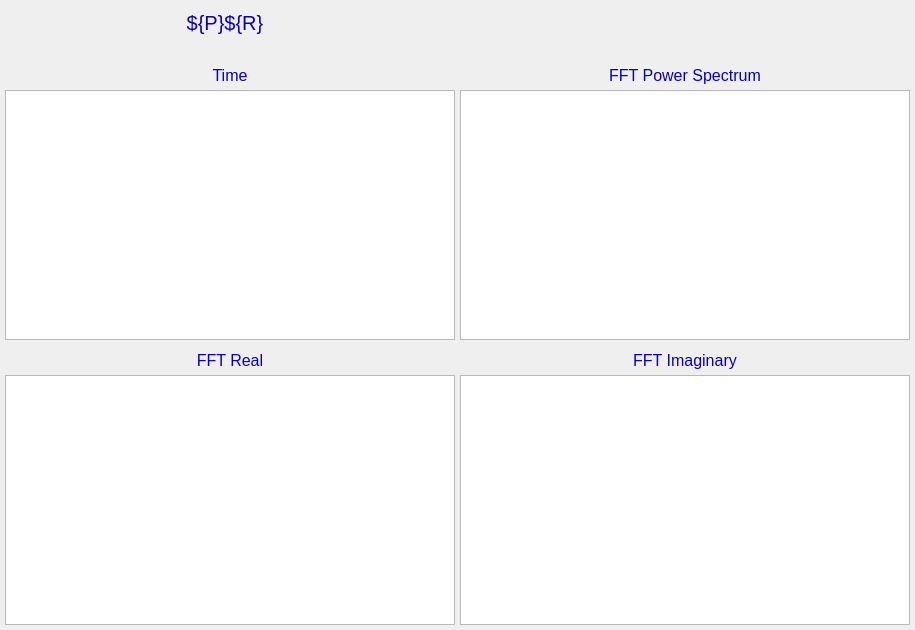
<?xml version="1.0" ?>
<ui version="4.0">
  <class>Dialog</class>
  <widget class="PyDMFrame" name="screen">
    <property name="geometry">
      <rect>
        <x>560</x>
        <y>223</y>
        <width>915</width>
        <height>630</height>
      </rect>
    </property>
    <property name="minimumSize">
      <size>
        <width>915</width>
        <height>630</height>
      </size>
    </property>
    <property name="styleSheet">
      <string notr="true">PyDMFrame#screen {
  color: rgb(0, 0, 0);
  background-color: rgb(187, 187, 187);
  }</string>
    </property>
    <property name="windowTitle">
      <string>NDFFTPlotAll</string>
    </property>
    <layout class="QGridLayout" name="gridLayout" columnstretch="5,185,20,40,20,180,5,5,145,15,130,15,135,10,5" rowstretch="10,25,30,20,5,250,10,20,5,250,5">
      <property name="leftMargin">
        <number>0</number>
      </property>
      <property name="topMargin">
        <number>0</number>
      </property>
      <property name="rightMargin">
        <number>0</number>
      </property>
      <property name="bottomMargin">
        <number>0</number>
      </property>
      <property name="horizontalSpacing">
        <number>0</number>
      </property>
      <property name="verticalSpacing">
        <number>0</number>
      </property>
      <item row="1" column="0" colspan="6">
        <widget class="QLabel" name="text">
          <property name="geometry">
            <rect>
              <x>0</x>
              <y>10</y>
              <width>450</width>
              <height>25</height>
            </rect>
          </property>
          <property name="sizePolicy">
            <sizepolicy hsizetype="Ignored" vsizetype="Ignored">
              <horstretch>0</horstretch>
              <verstretch>0</verstretch>
            </sizepolicy>
          </property>
          <property name="text">
            <string>${P}${R}</string>
          </property>
          <property name="font">
            <font>
              <pointsize>15</pointsize>
            </font>
          </property>
          <property name="brush" stdset="0">
            <brush brushstyle="SolidPattern">
              <color alpha="255">
                <red>10</red>
                <green>0</green>
                <blue>184</blue>
              </color>
            </brush>
          </property>
          <property name="toolTip">
            <string>text</string>
          </property>
          <property name="alignment">
            <set>Qt::AlignCenter</set>
          </property>
          <property name="styleSheet">
            <string notr="true">QLabel#text {
  color: rgb(10, 0, 184);
  }</string>
          </property>
        </widget>
      </item>
      <item row="5" column="1" colspan="6">
        <widget class="PyDMWaveformPlot" name="cartesian_plot">
          <property name="geometry">
            <rect>
              <x>5</x>
              <y>90</y>
              <width>450</width>
              <height>250</height>
            </rect>
          </property>
          <property name="sizePolicy">
            <sizepolicy hsizetype="Ignored" vsizetype="Ignored">
              <horstretch>0</horstretch>
              <verstretch>0</verstretch>
            </sizepolicy>
          </property>
          <property name="toolTip">
            <string>cartesian_plot</string>
          </property>
          <property name="title" stdset="0">
            <string>$(P)$(R)TimeSeries</string>
          </property>
          <property name="xLabels">
            <stringlist>
              <string>Time {s}</string>
            </stringlist>
          </property>
          <property name="yLabels">
            <stringlist>
              <string>${P}${R}TimeSeries</string>
            </stringlist>
          </property>
          <property name="curves" stdset="0">
            <stringlist>
              <string>{&quot;name&quot;: &quot;curve 1&quot;, &quot;x_channel&quot;: &quot;ca://${P}${RTS}TSTimeAxis&quot;, &quot;y_channel&quot;: &quot;ca://${P}${R}FFTTimeSeries&quot;, &quot;color&quot;: &quot;#4b6ec7&quot;, &quot;lineStyle&quot;: 1, &quot;lineWidth&quot;: 1, &quot;symbolSize&quot;: 10, &quot;redraw_mode&quot;: 2, &quot;block_size&quot;: 1200}</string>
            </stringlist>
          </property>
          <property name="autoRangeX" stdset="0">
            <bool>true</bool>
          </property>
          <property name="autoRangeY" stdset="0">
            <bool>true</bool>
          </property>
          <property name="axisColor" stdset="0">
            <color>
              <red>0</red>
              <green>0</green>
              <blue>0</blue>
            </color>
          </property>
          <property name="backgroundColor" stdset="0">
            <color>
              <red>218</red>
              <green>218</green>
              <blue>218</blue>
            </color>
          </property>
        </widget>
      </item>
      <item row="3" column="3">
        <widget class="QLabel" name="text_1">
          <property name="geometry">
            <rect>
              <x>210</x>
              <y>65</y>
              <width>40</width>
              <height>20</height>
            </rect>
          </property>
          <property name="sizePolicy">
            <sizepolicy hsizetype="Ignored" vsizetype="Ignored">
              <horstretch>0</horstretch>
              <verstretch>0</verstretch>
            </sizepolicy>
          </property>
          <property name="text">
            <string>Time</string>
          </property>
          <property name="font">
            <font>
              <pointsize>12</pointsize>
            </font>
          </property>
          <property name="brush" stdset="0">
            <brush brushstyle="SolidPattern">
              <color alpha="255">
                <red>10</red>
                <green>0</green>
                <blue>184</blue>
              </color>
            </brush>
          </property>
          <property name="toolTip">
            <string>text_1</string>
          </property>
          <property name="alignment">
            <set>Qt::AlignCenter</set>
          </property>
          <property name="styleSheet">
            <string notr="true">QLabel#text_1 {
  color: rgb(10, 0, 184);
  }</string>
          </property>
        </widget>
      </item>
      <item row="5" column="8" colspan="6">
        <widget class="PyDMWaveformPlot" name="cartesian_plot_1">
          <property name="geometry">
            <rect>
              <x>460</x>
              <y>90</y>
              <width>450</width>
              <height>250</height>
            </rect>
          </property>
          <property name="sizePolicy">
            <sizepolicy hsizetype="Ignored" vsizetype="Ignored">
              <horstretch>0</horstretch>
              <verstretch>0</verstretch>
            </sizepolicy>
          </property>
          <property name="toolTip">
            <string>cartesian_plot_1</string>
          </property>
          <property name="title" stdset="0">
            <string>$(P)$(R)FFTAbsValue</string>
          </property>
          <property name="xLabels">
            <stringlist>
              <string>Frequency {Hz}</string>
            </stringlist>
          </property>
          <property name="yLabels">
            <stringlist>
              <string>${P}${R}FFTAbsValue</string>
            </stringlist>
          </property>
          <property name="curves" stdset="0">
            <stringlist>
              <string>{&quot;name&quot;: &quot;curve 1&quot;, &quot;x_channel&quot;: &quot;ca://${P}${R}FFTFreqAxis&quot;, &quot;y_channel&quot;: &quot;ca://${P}${R}FFTAbsValue&quot;, &quot;color&quot;: &quot;#4b6ec7&quot;, &quot;lineStyle&quot;: 1, &quot;lineWidth&quot;: 1, &quot;symbolSize&quot;: 10, &quot;redraw_mode&quot;: 2, &quot;block_size&quot;: 1200}</string>
            </stringlist>
          </property>
          <property name="autoRangeX" stdset="0">
            <bool>true</bool>
          </property>
          <property name="autoRangeY" stdset="0">
            <bool>true</bool>
          </property>
          <property name="axisColor" stdset="0">
            <color>
              <red>0</red>
              <green>0</green>
              <blue>0</blue>
            </color>
          </property>
          <property name="backgroundColor" stdset="0">
            <color>
              <red>218</red>
              <green>218</green>
              <blue>218</blue>
            </color>
          </property>
        </widget>
      </item>
      <item row="3" column="9" colspan="3">
        <widget class="QLabel" name="text_2">
          <property name="geometry">
            <rect>
              <x>605</x>
              <y>65</y>
              <width>160</width>
              <height>20</height>
            </rect>
          </property>
          <property name="sizePolicy">
            <sizepolicy hsizetype="Ignored" vsizetype="Ignored">
              <horstretch>0</horstretch>
              <verstretch>0</verstretch>
            </sizepolicy>
          </property>
          <property name="text">
            <string>FFT Power Spectrum</string>
          </property>
          <property name="font">
            <font>
              <pointsize>12</pointsize>
            </font>
          </property>
          <property name="brush" stdset="0">
            <brush brushstyle="SolidPattern">
              <color alpha="255">
                <red>10</red>
                <green>0</green>
                <blue>184</blue>
              </color>
            </brush>
          </property>
          <property name="toolTip">
            <string>text_2</string>
          </property>
          <property name="alignment">
            <set>Qt::AlignCenter</set>
          </property>
          <property name="styleSheet">
            <string notr="true">QLabel#text_2 {
  color: rgb(10, 0, 184);
  }</string>
          </property>
        </widget>
      </item>
      <item row="9" column="1" colspan="6">
        <widget class="PyDMWaveformPlot" name="cartesian_plot_2">
          <property name="geometry">
            <rect>
              <x>5</x>
              <y>375</y>
              <width>450</width>
              <height>250</height>
            </rect>
          </property>
          <property name="sizePolicy">
            <sizepolicy hsizetype="Ignored" vsizetype="Ignored">
              <horstretch>0</horstretch>
              <verstretch>0</verstretch>
            </sizepolicy>
          </property>
          <property name="toolTip">
            <string>cartesian_plot_2</string>
          </property>
          <property name="title" stdset="0">
            <string>$(P)$(R)FFTReal</string>
          </property>
          <property name="xLabels">
            <stringlist>
              <string>Frequency {Hz}</string>
            </stringlist>
          </property>
          <property name="yLabels">
            <stringlist>
              <string>${P}${R}FFTReal</string>
            </stringlist>
          </property>
          <property name="curves" stdset="0">
            <stringlist>
              <string>{&quot;name&quot;: &quot;curve 1&quot;, &quot;x_channel&quot;: &quot;ca://${P}${R}FFTFreqAxis&quot;, &quot;y_channel&quot;: &quot;ca://${P}${R}FFTReal&quot;, &quot;color&quot;: &quot;#4b6ec7&quot;, &quot;lineStyle&quot;: 1, &quot;lineWidth&quot;: 1, &quot;symbolSize&quot;: 10, &quot;redraw_mode&quot;: 2, &quot;block_size&quot;: 1200}</string>
            </stringlist>
          </property>
          <property name="autoRangeX" stdset="0">
            <bool>true</bool>
          </property>
          <property name="autoRangeY" stdset="0">
            <bool>true</bool>
          </property>
          <property name="axisColor" stdset="0">
            <color>
              <red>0</red>
              <green>0</green>
              <blue>0</blue>
            </color>
          </property>
          <property name="backgroundColor" stdset="0">
            <color>
              <red>218</red>
              <green>218</green>
              <blue>218</blue>
            </color>
          </property>
        </widget>
      </item>
      <item row="7" column="2" colspan="3">
        <widget class="QLabel" name="text_3">
          <property name="geometry">
            <rect>
              <x>190</x>
              <y>350</y>
              <width>80</width>
              <height>20</height>
            </rect>
          </property>
          <property name="sizePolicy">
            <sizepolicy hsizetype="Ignored" vsizetype="Ignored">
              <horstretch>0</horstretch>
              <verstretch>0</verstretch>
            </sizepolicy>
          </property>
          <property name="text">
            <string>FFT Real</string>
          </property>
          <property name="font">
            <font>
              <pointsize>12</pointsize>
            </font>
          </property>
          <property name="brush" stdset="0">
            <brush brushstyle="SolidPattern">
              <color alpha="255">
                <red>10</red>
                <green>0</green>
                <blue>184</blue>
              </color>
            </brush>
          </property>
          <property name="toolTip">
            <string>text_3</string>
          </property>
          <property name="alignment">
            <set>Qt::AlignCenter</set>
          </property>
          <property name="styleSheet">
            <string notr="true">QLabel#text_3 {
  color: rgb(10, 0, 184);
  }</string>
          </property>
        </widget>
      </item>
      <item row="9" column="8" colspan="6">
        <widget class="PyDMWaveformPlot" name="cartesian_plot_3">
          <property name="geometry">
            <rect>
              <x>460</x>
              <y>375</y>
              <width>450</width>
              <height>250</height>
            </rect>
          </property>
          <property name="sizePolicy">
            <sizepolicy hsizetype="Ignored" vsizetype="Ignored">
              <horstretch>0</horstretch>
              <verstretch>0</verstretch>
            </sizepolicy>
          </property>
          <property name="toolTip">
            <string>cartesian_plot_3</string>
          </property>
          <property name="title" stdset="0">
            <string>$(P)$(R)FFTImaginary</string>
          </property>
          <property name="xLabels">
            <stringlist>
              <string>Frequency {Hz}</string>
            </stringlist>
          </property>
          <property name="yLabels">
            <stringlist>
              <string>${P}${R}FFTImaginary</string>
            </stringlist>
          </property>
          <property name="curves" stdset="0">
            <stringlist>
              <string>{&quot;name&quot;: &quot;curve 1&quot;, &quot;x_channel&quot;: &quot;ca://${P}${R}FFTFreqAxis&quot;, &quot;y_channel&quot;: &quot;ca://${P}${R}FFTImaginary&quot;, &quot;color&quot;: &quot;#4b6ec7&quot;, &quot;lineStyle&quot;: 1, &quot;lineWidth&quot;: 1, &quot;symbolSize&quot;: 10, &quot;redraw_mode&quot;: 2, &quot;block_size&quot;: 1200}</string>
            </stringlist>
          </property>
          <property name="autoRangeX" stdset="0">
            <bool>true</bool>
          </property>
          <property name="autoRangeY" stdset="0">
            <bool>true</bool>
          </property>
          <property name="axisColor" stdset="0">
            <color>
              <red>0</red>
              <green>0</green>
              <blue>0</blue>
            </color>
          </property>
          <property name="backgroundColor" stdset="0">
            <color>
              <red>218</red>
              <green>218</green>
              <blue>218</blue>
            </color>
          </property>
        </widget>
      </item>
      <item row="7" column="10">
        <widget class="QLabel" name="text_4">
          <property name="geometry">
            <rect>
              <x>620</x>
              <y>350</y>
              <width>130</width>
              <height>20</height>
            </rect>
          </property>
          <property name="sizePolicy">
            <sizepolicy hsizetype="Ignored" vsizetype="Ignored">
              <horstretch>0</horstretch>
              <verstretch>0</verstretch>
            </sizepolicy>
          </property>
          <property name="text">
            <string>FFT Imaginary</string>
          </property>
          <property name="font">
            <font>
              <pointsize>12</pointsize>
            </font>
          </property>
          <property name="brush" stdset="0">
            <brush brushstyle="SolidPattern">
              <color alpha="255">
                <red>10</red>
                <green>0</green>
                <blue>184</blue>
              </color>
            </brush>
          </property>
          <property name="toolTip">
            <string>text_4</string>
          </property>
          <property name="alignment">
            <set>Qt::AlignCenter</set>
          </property>
          <property name="styleSheet">
            <string notr="true">QLabel#text_4 {
  color: rgb(10, 0, 184);
  }</string>
          </property>
        </widget>
      </item>
      <item row="1" column="6" colspan="7">
        <widget class="PyDMLabel" name="text_update">
          <property name="geometry">
            <rect>
              <x>450</x>
              <y>10</y>
              <width>450</width>
              <height>25</height>
            </rect>
          </property>
          <property name="sizePolicy">
            <sizepolicy hsizetype="Ignored" vsizetype="Ignored">
              <horstretch>0</horstretch>
              <verstretch>0</verstretch>
            </sizepolicy>
          </property>
          <property name="toolTip">
            <string>PV: ${P}${R}Name</string>
          </property>
          <property name="channel" stdset="0">
            <string>ca://${P}${R}Name</string>
          </property>
          <property name="font">
            <font>
              <pointsize>15</pointsize>
            </font>
          </property>
          <property name="alignment">
            <set>Qt::AlignCenter</set>
          </property>
          <property name="textInteractionFlags">
            <set>Qt::TextSelectableByKeyboard|Qt::TextSelectableByMouse</set>
          </property>
          <property name="styleSheet">
            <string notr="true">PyDMLabel#text_update {
  color: rgb(10, 0, 184);
  background-color: rgb(187, 187, 187);
  }</string>
          </property>
        </widget>
      </item>
    </layout>
    <zorder>text</zorder>
    <zorder>cartesian_plot</zorder>
    <zorder>text_1</zorder>
    <zorder>cartesian_plot_1</zorder>
    <zorder>text_2</zorder>
    <zorder>cartesian_plot_2</zorder>
    <zorder>text_3</zorder>
    <zorder>cartesian_plot_3</zorder>
    <zorder>text_4</zorder>
    <zorder>text_update</zorder>
  </widget>
  <customwidgets>
    <customwidget>
      <class>PyDMLabel</class>
      <extends>QLabel</extends>
      <header>pydm.widgets.label</header>
    </customwidget>
    <customwidget>
      <class>PyDMWaveformPlot</class>
      <extends>QGraphicsView</extends>
      <header>pydm.widgets.waveformplot</header>
    </customwidget>
    <customwidget>
      <class>PyDMFrame</class>
      <extends>QFrame</extends>
      <header>pydm.widgets.frame</header>
    </customwidget>
  </customwidgets>
</ui>
